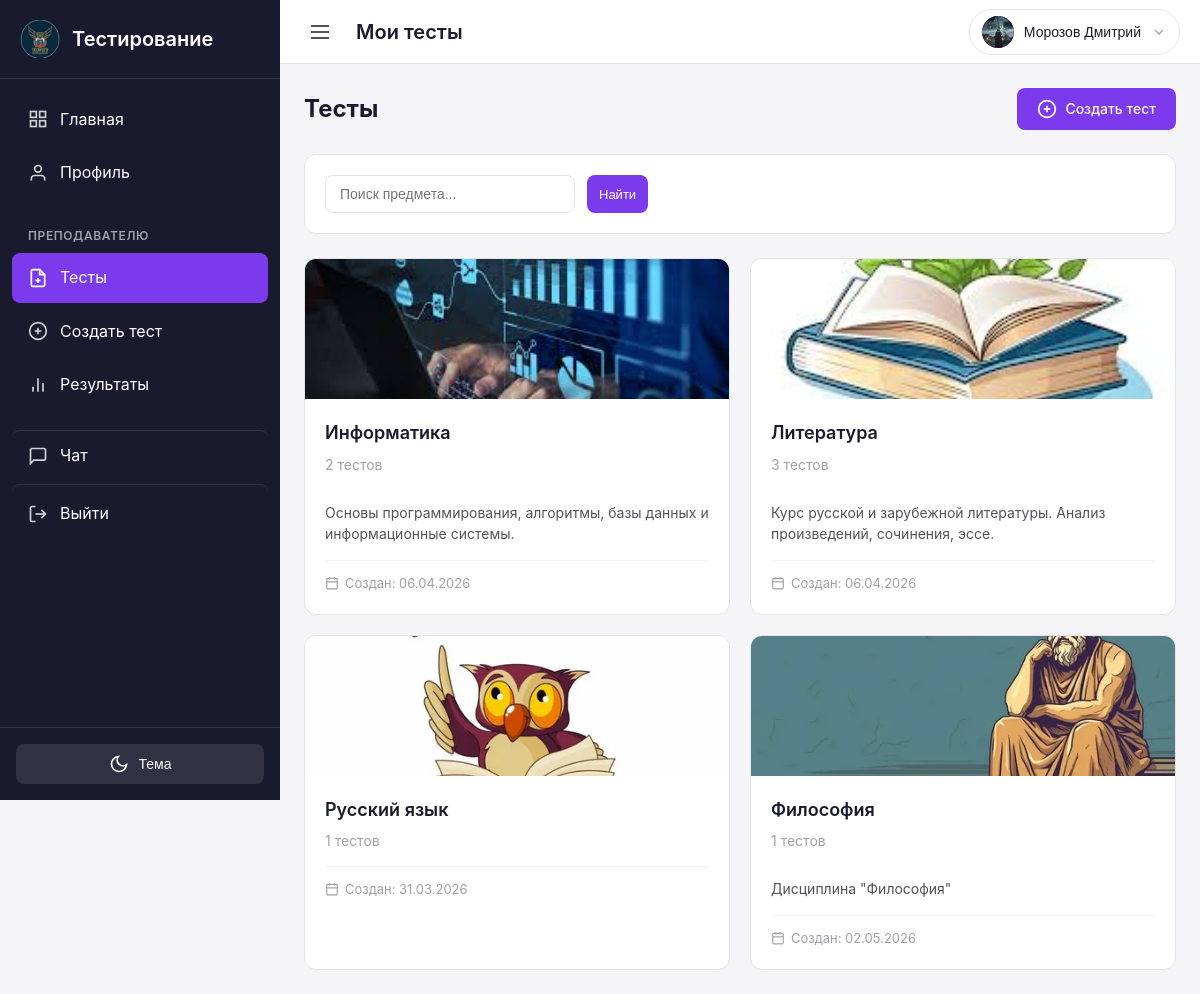
The app's page /teacher/tests/ (signed in) with its own data.
### users/models.py (models this page shows, shortened)
class User(AbstractUser):
    role = models.CharField(
        max_length=10,
        choices=UserRole.choices,
        default=UserRole.STUDENT,
        verbose_name='Роль',
    )
    phone = models.CharField(
        max_length=20,
        blank=True,
        verbose_name='Телефон',
    )
    birth_date = models.DateField(
        null=True,
        blank=True,
        verbose_name='Дата рождения',
    )
    patronymic = models.CharField(
        max_length=100,
        blank=True,
        verbose_name='Отчество',
    )
    class Meta:
        verbose_name = 'Пользователь'
        verbose_name_plural = 'Пользователи'
    @property
    def is_teacher(self):
        return self.role == UserRole.TEACHER
    @property
    def is_student(self):
        return self.role == UserRole.STUDENT

class Profile(models.Model):
    user = models.OneToOneField(
        User,
        on_delete=models.CASCADE,
        related_name='profile',
        verbose_name='Пользователь',
    )
    avatar = models.ImageField(
        upload_to='avatars/',
        null=True,
        blank=True,
        verbose_name='Аватар',
    )
    bio = models.TextField(
        blank=True,
        verbose_name='О себе',
    )
    group = models.ForeignKey(
        'groups.Group',
        on_delete=models.SET_NULL,
        null=True,
        blank=True,
        related_name='students',
        verbose_name='Группа',
        help_text='Группа, к которой принадлежит студент',
    )
    real_group = models.CharField(
        max_length=50,
        blank=True,
        verbose_name='Реальная группа',
        help_text='Для студентов после 11 класса (например, 11ИС-1/26)',
    )
    created_at = models.DateTimeField(
        auto_now_add=True,
        verbose_name='Дата создания',
    )
    updated_at = models.DateTimeField(
        auto_now=True,
        verbose_name='Дата обновления',
    )
    last_seen_at = models.DateTimeField(
        null=True,
        blank=True,
        verbose_name='Последний заход в сеть',
    )
    class Meta:
        verbose_name = 'Профиль'
        verbose_name_plural = 'Профили'

### groups/models.py (models this page shows, shortened)
class Subject(models.Model):
    name = models.CharField(
        max_length=200,
        verbose_name='Название предмета'
    )
    description = models.TextField(
        blank=True,
        verbose_name='Описание'
    )
    image = models.ImageField(
        upload_to='subject_images/',
        null=True,
        blank=True,
        verbose_name='Изображение предмета'
    )
    teachers = models.ManyToManyField(
        settings.AUTH_USER_MODEL,
        related_name='subjects',
        limit_choices_to={'role': 'teacher'},
        verbose_name='Преподаватели'
    )
    groups = models.ManyToManyField(
        Group,
        related_name='subjects',
        verbose_name='Группы'
    )
    created_at = models.DateTimeField(
        auto_now_add=True,
        verbose_name='Дата создания'
    )
    class Meta:
        verbose_name = 'Предмет'
        verbose_name_plural = 'Предметы'
        ordering = ['name']

### users/views.py (the view)
# urls.py: path('teacher/tests/', views.teacher_tests, name='teacher_tests'),
@login_required
def teacher_tests(request):
    from groups.models import Subject
    if not request.user.is_teacher:
        messages.error(request, 'У вас нет доступа к этой странице')
        return redirect('dashboard')
    search = request.GET.get('search', '')
    subjects = Subject.objects.filter(
        teachers=request.user
    ).distinct().annotate(
        tests_count=Count('tests', filter=Q(tests__created_by=request.user))
    ).order_by('name')
    if search:
        subjects = subjects.filter(name__icontains=search)
    context = {
        'subjects': subjects,
        'search': search,
    }
    return render(request, 'users/teacher/tests.html', context)

### chat/context_processors.py (called while the page is built)
def unread_messages_count(request):
    if request.user.is_authenticated:
        count = Message.objects.filter(receiver=request.user, is_read=False).count()
        return {'total_unread_messages': count}
    return {'total_unread_messages': 0}

### templates/users/teacher/tests.html (shortened to what this page needs)
{% extends 'base.html' %}
{% block topbar_title %}Мои тесты{% endblock %}
{% block content %}
<div class="tests-container">
    <div class="tests-header mb-3">
        <h1 class="page-title">Тесты</h1>
        <a href="{% url 'teacher_test_create' %}" class="btn btn-primary">
            <svg width="20" height="20" viewBox="0 0 24 24" fill="none" stroke="currentColor" stroke-width="2">
                <circle cx="12" cy="12" r="10"></circle>
                <line x1="12" y1="8" x2="12" y2="16"></line>
                <line x1="8" y1="12" x2="16" y2="12"></line>
            </svg>
            Создать тест
        </a>
    </div>
    <div class="search-bar card mb-3">
        <form method="get" class="search-form">
            <div class="search-row">
                <input
                    type="text"
                    name="search"
                    class="form-input"
                    placeholder="Поиск предмета..."
                    value="{{ search }}"
                >
                <button type="submit" class="btn btn-primary btn-sm">Найти</button>
            </div>
        </form>
    </div>
    {% if subjects %}
        <div class="subjects-grid">
            {% for subject in subjects %}
            <a href="{% url 'teacher_subject_tests' subject.id %}" class="subject-card-link">
                <div class="subject-card">
                    {% if subject.image %}
                        <div class="subject-card-image">
                            <img src="{{ subject.image.url }}" alt="{{ subject.name }}">
                        </div>
                    {% else %}
                        <div class="subject-card-placeholder">
                            <div class="subject-card-icon"><i class="fa-solid fa-book"></i></div>
                        </div>
                    {% endif %}
                    <div class="subject-card-body">
                        <div class="subject-card-header">
                            <div class="subject-card-info">
                                <h2 class="subject-card-title">{{ subject.name }}</h2>
                                <span class="subject-card-count">{{ subject.tests_count }} тестов</span>
                            </div>
                        </div>
                        {% if subject.description %}
                            <p class="subject-card-desc">{{ subject.description|truncatewords:10 }}</p>
                        {% endif %}
                        <div class="subject-card-footer">
                            <span class="subject-card-date">
                                <svg width="14" height="14" viewBox="0 0 24 24" fill="none" stroke="currentColor" stroke-width="2">
                                    <rect x="3" y="4" width="18" height="18" rx="2" ry="2"></rect>
                                    <line x1="16" y1="2" x2="16" y2="6"></line>
                                    <line x1="8" y1="2" x2="8" y2="6"></line>
                                    <line x1="3" y1="10" x2="21" y2="10"></line>
                                </svg>
                                Создан: {{ subject.created_at|date:"d.m.Y" }}
                            </span>
                        </div>
                    </div>
                </div>
            </a>
            {% endfor %}
        </div>
    {% endif %}
</div>
{% endblock %}

### templates/base.html (shortened to what this page needs)
<!DOCTYPE html>
<html lang="ru" data-theme="light">
<head>
    {% load static %}
    <link rel="stylesheet" href="{% static 'css/style.css' %}">
    <link rel="stylesheet" href="https://cdnjs.cloudflare.com/ajax/libs/font-awesome/6.5.1/css/all.min.css">
</head>
<body>
    <div class="app-container">
        <aside class="sidebar" id="sidebar">
            <div class="sidebar-header">
                <a href="{% url 'dashboard' %}" class="logo">
                    <img src="/../static/images/logo.png" width="40rem" alt="Логотип">
                    <span class="logo-text">Тестирование</span>
                </a>
            </div>
            <nav class="sidebar-nav">
                {% if user.is_authenticated %}
                    <a href="{% url 'dashboard' %}" class="nav-item ">
                        <svg class="nav-icon" width="20" height="20" viewBox="0 0 24 24" fill="none" stroke="currentColor" stroke-width="2">
                            <rect x="3" y="3" width="7" height="7"></rect>
                            <rect x="14" y="3" width="7" height="7"></rect>
                            <rect x="14" y="14" width="7" height="7"></rect>
                            <rect x="3" y="14" width="7" height="7"></rect>
                        </svg>
                        <span>Главная</span>
                    </a>
                    <a href="{% url 'profile' %}" class="nav-item {% if request.resolver_match.url_name == 'profile' %}active{% endif %}">
                        <svg class="nav-icon" width="20" height="20" viewBox="0 0 24 24" fill="none" stroke="currentColor" stroke-width="2">
                            <path d="M20 21v-2a4 4 0 0 0-4-4H8a4 4 0 0 0-4 4v2"></path>
                            <circle cx="12" cy="7" r="4"></circle>
                        </svg>
                        <span>Профиль</span>
                    </a>
                    {% if user.is_teacher %}
                        <div class="nav-section">
                            <span class="nav-section-title">Преподавателю</span>
                            <a href="{% url 'teacher_tests' %}" class="nav-item {% if request.resolver_match.url_name == 'teacher_tests' or request.resolver_match.url_name == 'teacher_subject_tests' or request.resolver_match.url_name == 'teacher_test_edit' or request.resolver_match.url_name == 'teacher_test_duplicate' or request.resolver_match.url_name == 'teacher_test_delete' or request.resolver_match.url_name == 'teacher_question_create' or request.resolver_match.url_name == 'teacher_question_edit' or request.resolver_match.url_name == 'teacher_question_delete' %}active{% endif %}">
                                <span>Тесты</span>
                            </a>
                            <a href="{% url 'teacher_test_create' %}" class="nav-item {% if request.resolver_match.url_name == 'teacher_test_create' %}active{% endif %}">
                                <svg class="nav-icon" width="20" height="20" viewBox="0 0 24 24" fill="none" stroke="currentColor" stroke-width="2">
                                    <circle cx="12" cy="12" r="10"></circle>
                                    <line x1="12" y1="8" x2="12" y2="16"></line>
                                    <line x1="8" y1="12" x2="16" y2="12"></line>
                                </svg>
                                <span>Создать тест</span>
                            </a>
                            <a href="{% url 'teacher_results' %}" class="nav-item {% if 'teacher_results' in request.resolver_match.url_name %}active{% endif %}">
                                <svg class="nav-icon" width="20" height="20" viewBox="0 0 24 24" fill="none" stroke="currentColor" stroke-width="2">
                                    <line x1="18" y1="20" x2="18" y2="10"></line>
                                    <line x1="12" y1="20" x2="12" y2="4"></line>
                                    <line x1="6" y1="20" x2="6" y2="14"></line>
                                </svg>
                                <span>Результаты</span>
                            </a>
                        </div>
                    {% endif %}
                    {% if user.is_student or user.is_teacher %}
                        <a href="{% url 'chat:contacts' %}" class="nav-item nav-item-spaced {% if request.resolver_match.url_name == 'contacts' or request.resolver_match.url_name == 'search_users' %}active{% endif %}">
                            <svg class="nav-icon" width="20" height="20" viewBox="0 0 24 24" fill="none" stroke="currentColor" stroke-width="2">
                                <path d="M21 15a2 2 0 0 1-2 2H7l-4 4V5a2 2 0 0 1 2-2h14a2 2 0 0 1 2 2z"></path>
                            </svg>
                            <span>Чат</span>
                        </a>
                    {% endif %}
                    <a href="{% url 'logout' %}" class="nav-item nav-item-logout">
                        <svg class="nav-icon" width="20" height="20" viewBox="0 0 24 24" fill="none" stroke="currentColor" stroke-width="2">
                            <path d="M9 21H5a2 2 0 0 1-2-2V5a2 2 0 0 1 2-2h4"></path>
                            <polyline points="16 17 21 12 16 7"></polyline>
                            <line x1="21" y1="12" x2="9" y2="12"></line>
                        </svg>
                        <span>Выйти</span>
                    </a>
                {% endif %}
            </nav>
            <div class="sidebar-footer">
                <div class="theme-toggle">
                    <button class="theme-toggle-btn" id="themeToggle" aria-label="Переключить тему">
                        <svg class="moon-icon" width="20" height="20" viewBox="0 0 24 24" fill="none" stroke="currentColor" stroke-width="2">
                            <path d="M21 12.79A9 9 0 1 1 11.21 3 7 7 0 0 0 21 12.79z"></path>
                        </svg>
                        <span class="theme-label">Тема</span>
                    </button>
                </div>
            </div>
        </aside>
        <div class="main-content">
            <header class="topbar">
                <button class="menu-toggle" id="menuToggle" aria-label="Открыть меню">
                    <svg width="24" height="24" viewBox="0 0 24 24" fill="none" stroke="currentColor" stroke-width="2">
                        <line x1="3" y1="12" x2="21" y2="12"></line>
                        <line x1="3" y1="6" x2="21" y2="6"></line>
                        <line x1="3" y1="18" x2="21" y2="18"></line>
                    </svg>
                </button>
                <div class="topbar-title">
                    {% block topbar_title %}{% endblock %}
                </div>
                <div class="topbar-actions">
                    {% if user.is_authenticated %}
                        <div class="user-menu" id="userMenu">
                            <button class="user-menu-btn" id="userMenuBtn">
                                <div class="user-avatar-small">
                                    {% if user.profile.avatar %}
                                        <img src="{{ user.profile.avatar.url }}" alt="{{ user.last_name }}">
                                    {% else %}
                                        <span>{{ user.first_name|first }}{{ user.last_name|first }}</span>
                                    {% endif %}
                                </div>
                                <span class="user-name">{{ user.last_name }} {{ user.first_name }}</span>
                                <svg class="user-menu-arrow" width="16" height="16" viewBox="0 0 24 24" fill="none" stroke="currentColor" stroke-width="2">
                                    <polyline points="6 9 12 15 18 9"></polyline>
                                </svg>
                            </button>
                        </div>
                    {% endif %}
                </div>
            </header>
            <main class="content">
                {% block content %}{% endblock %}
            </main>
        </div>
    </div>
</body>
</html>

### templates/users/teacher/tests.html (style rules this page uses)
.subject-card { display: flex; flex-direction: column; height: 100%; padding: 0; border: 1px solid var(--border-color); border-radius: var(--border-radius-lg); overflow: hidden; }
.subject-card-image { width: 100%; height: 140px; overflow: hidden; }
.subject-card-image img { width: 100%; height: 100%; object-fit: cover; display: block; transition: opacity 0.3s ease; }
.subject-card-body { padding: 20px; display: flex; flex-direction: column; flex: 1; }
.subject-card-header { display: flex; gap: 16px; margin-bottom: 12px; align-items: flex-start; }
.subject-card-desc { font-size: 0.875rem; color: var(--text-secondary); margin-bottom: 16px; line-height: 1.5; flex: 1; }
.subject-card-footer { padding-top: 12px; border-top: 1px solid var(--border-color-light); }
.subject-card-date { display: flex; align-items: center; gap: 6px; font-size: 0.8125rem; color: var(--text-muted); }

### records on screen
User: profile.avatar (picture), last_name "Морозов", first_name "Дмитрий"
Subject: image (picture), name "Информатика", tests_count "2", description "Основы программирования, алгоритмы, базы данных и информационные системы.", created_at "06.04.2026"
Subject: image (picture), name "Литература", tests_count "3", description "Курс русской и зарубежной литературы. Анализ произведений, сочинения, эссе.", created_at "06.04.2026"
Subject: image (picture), name "Русский язык", tests_count "1", created_at "31.03.2026"
Subject: image (picture), name "Философия", tests_count "1", description "Дисциплина \"Философия\"", created_at "02.05.2026"
